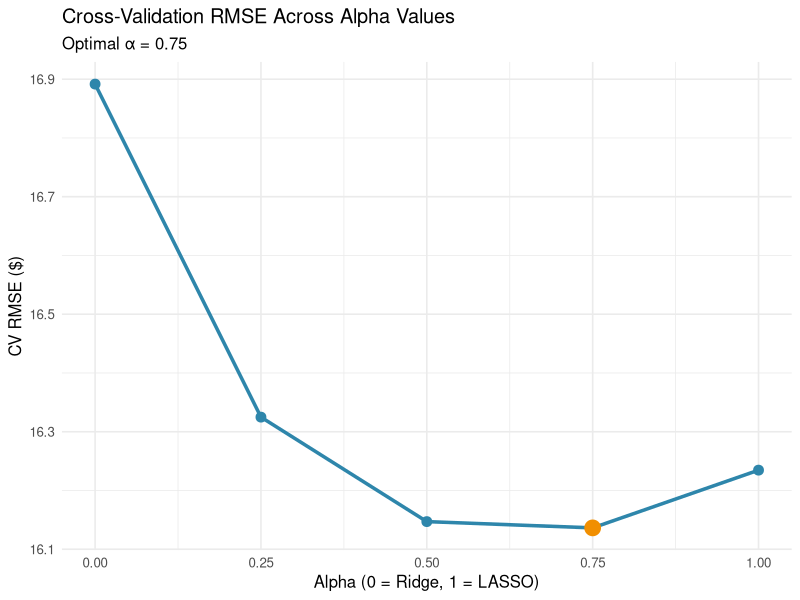
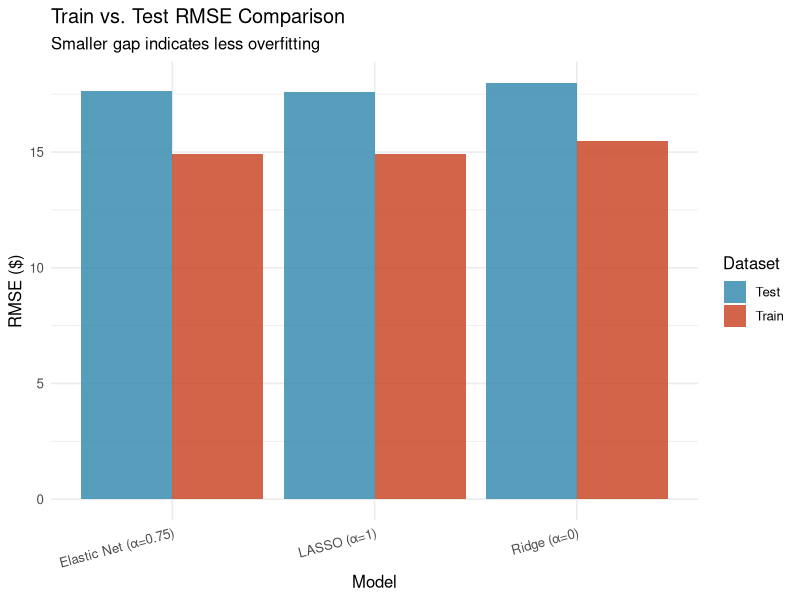
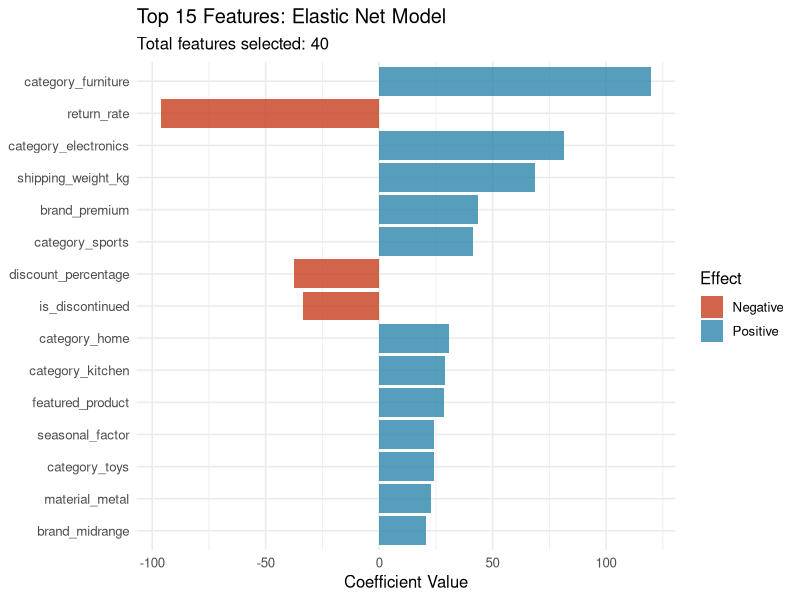
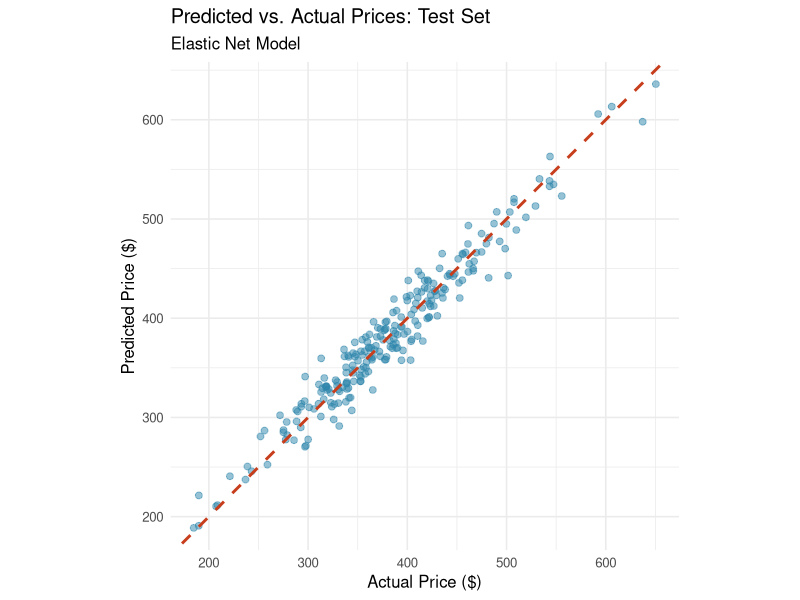
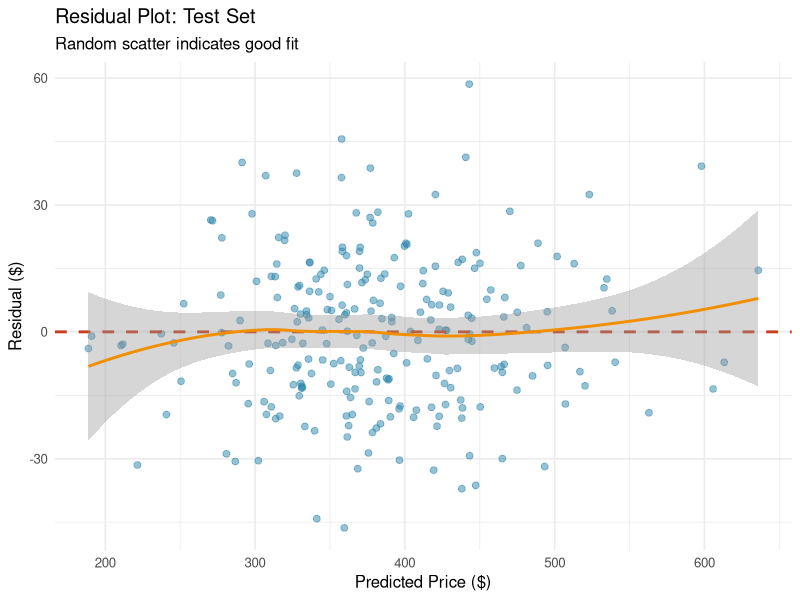
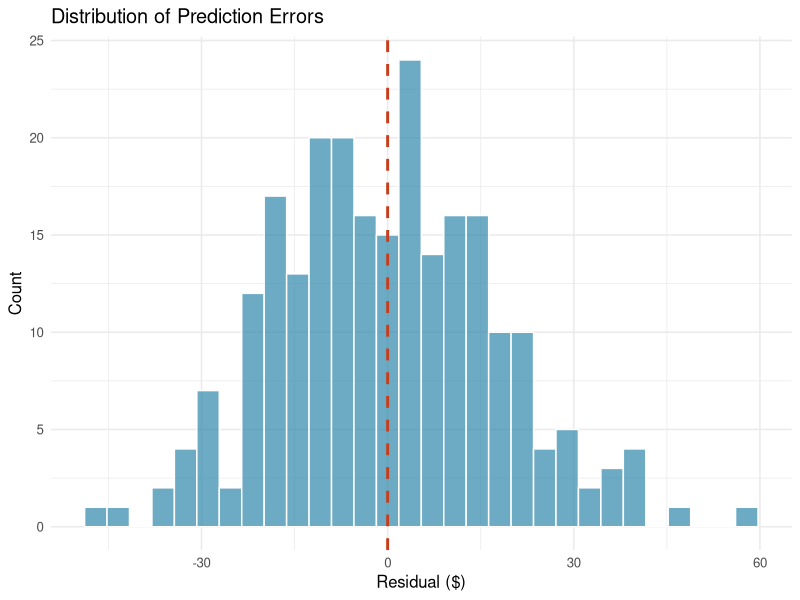

Source code (R) for these figures, in order:
## ---- chunk 1
knitr::opts_chunk$set(
  echo = TRUE,
  message = FALSE,
  warning = FALSE,
  fig.width = 10,
  fig.height = 5,
  fig.align = 'center'
)

# Load required libraries
library(tidyverse)
library(glmnet)
library(knitr)
library(kableExtra)

# Set theme for visualizations
theme_set(theme_minimal(base_size = 12))
course_colors <- c('#2E86AB', '#A23B72', '#F18F01', '#C73E1D', '#6A994E', '#BC4B51')
## ---- chunk 2
# Load dataset
pricing_data <- read.csv("product_pricing.csv")

# Display structure
str(pricing_data)

# Summary statistics
summary(pricing_data$price)

# Check for missing values
sum(is.na(pricing_data))
## ---- chunk 3
# Set seed for reproducibility
set.seed(123)

# Create 70-30 split
train_idx <- sample(1:nrow(pricing_data), 0.7 * nrow(pricing_data))
pricing_train <- pricing_data[train_idx, ]
pricing_test <- pricing_data[-train_idx, ]

# Verify split
cat("Training observations:", nrow(pricing_train), "\n")
cat("Test observations:", nrow(pricing_test), "\n")
cat("Training proportion:", round(nrow(pricing_train) / nrow(pricing_data), 2), "\n")
## ---- chunk 4
# Create model matrices (excluding intercept, glmnet adds it)
X_train <- model.matrix(price ~ . - 1, data = pricing_train)
y_train <- pricing_train$price

X_test <- model.matrix(price ~ . - 1, data = pricing_test)
y_test <- pricing_test$price

# Verify dimensions
cat("Training matrix dimensions:", dim(X_train), "\n")
cat("Test matrix dimensions:", dim(X_test), "\n")
## ---- chunk 5
# Define alpha values to test
alpha_grid <- c(0, 0.25, 0.5, 0.75, 1.0)

# Display grid
cat("Testing alpha values:", alpha_grid, "\n")
## ---- chunk 6
# Fit cv.glmnet for each alpha
cv_models <- lapply(alpha_grid, function(a) {
  cv.glmnet(X_train, y_train, alpha = a, nfolds = 10, type.measure = "mse")
})

# Name list elements
names(cv_models) <- paste0("alpha_", alpha_grid)
## ---- chunk 7
# Extract minimum CV error for each alpha
cv_summary <- data.frame(
  Alpha = alpha_grid,
  Min_Lambda = sapply(cv_models, function(m) m$lambda.min),
  CV_RMSE = sapply(cv_models, function(m) sqrt(min(m$cvm))),
  Num_Features = sapply(cv_models, function(m) {
    coefs <- coef(m, s = "lambda.min")
    sum(coefs[-1, 1] != 0)  # Exclude intercept
  })
)

# Display results
kable(cv_summary, digits = 3, 
      caption = "Cross-Validation Results Across Alpha Values") %>%
  kable_styling(bootstrap_options = c("striped", "hover"))
## ---- chunk 8
ggplot(cv_summary, aes(x = Alpha, y = CV_RMSE)) +
  geom_line(linewidth = 1.2, color = course_colors[1]) +
  geom_point(size = 3, color = course_colors[1]) +
  geom_point(data = cv_summary %>% filter(CV_RMSE == min(CV_RMSE)),
             size = 5, color = course_colors[3]) +
  labs(
    title = "Cross-Validation RMSE Across Alpha Values",
    subtitle = paste0("Optimal α = ", cv_summary$Alpha[which.min(cv_summary$CV_RMSE)]),
    x = "Alpha (0 = Ridge, 1 = LASSO)",
    y = "CV RMSE ($)"
  )
## ---- chunk 9
# Identify optimal alpha
optimal_alpha <- cv_summary$Alpha[which.min(cv_summary$CV_RMSE)]
cat("Optimal alpha:", optimal_alpha, "\n\n")

# Extract specific models for comparison
ridge_model <- cv_models[["alpha_0"]]
lasso_model <- cv_models[["alpha_1"]]
elastic_model <- cv_models[[paste0("alpha_", optimal_alpha)]]
## ---- chunk 10
# RMSE function
rmse <- function(actual, predicted) {
  sqrt(mean((actual - predicted)^2))
}

# Training predictions
ridge_train_pred <- predict(ridge_model, X_train, s = "lambda.min")
lasso_train_pred <- predict(lasso_model, X_train, s = "lambda.min")
elastic_train_pred <- predict(elastic_model, X_train, s = "lambda.min")

# Test predictions
ridge_test_pred <- predict(ridge_model, X_test, s = "lambda.min")
lasso_test_pred <- predict(lasso_model, X_test, s = "lambda.min")
elastic_test_pred <- predict(elastic_model, X_test, s = "lambda.min")

# Create comparison table
performance_comparison <- data.frame(
  Model = c("Ridge (α=0)", "LASSO (α=1)", 
            paste0("Elastic Net (α=", optimal_alpha, ")")),
  Train_RMSE = c(
    rmse(y_train, ridge_train_pred),
    rmse(y_train, lasso_train_pred),
    rmse(y_train, elastic_train_pred)
  ),
  Test_RMSE = c(
    rmse(y_test, ridge_test_pred),
    rmse(y_test, lasso_test_pred),
    rmse(y_test, elastic_test_pred)
  ),
  CV_RMSE = c(
    sqrt(min(ridge_model$cvm)),
    sqrt(min(lasso_model$cvm)),
    sqrt(min(elastic_model$cvm))
  ),
  Num_Features = c(
    sum(coef(ridge_model, s = "lambda.min")[-1, 1] != 0),
    sum(coef(lasso_model, s = "lambda.min")[-1, 1] != 0),
    sum(coef(elastic_model, s = "lambda.min")[-1, 1] != 0)
  )
)

# Display
kable(performance_comparison, digits = 2,
      caption = "Model Performance Comparison") %>%
  kable_styling(bootstrap_options = c("striped", "hover"))
## ---- chunk 11
# Reshape for plotting
performance_long <- performance_comparison %>%
  select(Model, Train_RMSE, Test_RMSE) %>%
  pivot_longer(cols = c(Train_RMSE, Test_RMSE),
               names_to = "Dataset", values_to = "RMSE") %>%
  mutate(Dataset = gsub("_RMSE", "", Dataset))

ggplot(performance_long, aes(x = Model, y = RMSE, fill = Dataset)) +
  geom_col(position = "dodge", alpha = 0.8) +
  scale_fill_manual(values = course_colors[c(1, 4)]) +
  labs(
    title = "Train vs. Test RMSE Comparison",
    subtitle = "Smaller gap indicates less overfitting",
    y = "RMSE ($)"
  ) +
  theme(axis.text.x = element_text(angle = 15, hjust = 1))
## ---- chunk 12
# Extract coefficients at optimal lambda
elastic_coefs <- coef(elastic_model, s = "lambda.min")

# Convert to data frame
coef_df <- data.frame(
  Feature = rownames(elastic_coefs),
  Coefficient = as.vector(elastic_coefs)
) %>%
  filter(Feature != "(Intercept)", Coefficient != 0) %>%
  arrange(desc(abs(Coefficient)))

# Display top features
kable(head(coef_df, 15), digits = 4,
      caption = "Top 15 Features by Coefficient Magnitude") %>%
  kable_styling(bootstrap_options = c("striped", "hover"))
## ---- chunk 13
# Plot top features
top_features <- head(coef_df, 15)

ggplot(top_features, aes(x = reorder(Feature, abs(Coefficient)), 
                         y = Coefficient,
                         fill = Coefficient > 0)) +
  geom_col(alpha = 0.8) +
  coord_flip() +
  scale_fill_manual(values = course_colors[c(4, 1)],
                    labels = c("Negative", "Positive")) +
  labs(
    title = "Top 15 Features: Elastic Net Model",
    subtitle = paste0("Total features selected: ", nrow(coef_df)),
    x = NULL,
    y = "Coefficient Value",
    fill = "Effect"
  )
## ---- chunk 14
# Count features by type
feature_summary <- coef_df %>%
  mutate(
    Type = case_when(
      grepl("^category_", Feature) ~ "Category",
      grepl("^material_", Feature) ~ "Material",
      grepl("^brand_", Feature) ~ "Brand",
      grepl("weight|length|width|height|volume", Feature) ~ "Physical",
      grepl("competitor|market|seasonal", Feature) ~ "Market",
      grepl("rating|review|return|warranty", Feature) ~ "Quality",
      grepl("noise", Feature) ~ "Noise",
      TRUE ~ "Other"
    )
  ) %>%
  count(Type) %>%
  arrange(desc(n))

kable(feature_summary, 
      caption = "Feature Selection by Type") %>%
  kable_styling(bootstrap_options = "striped")
## ---- chunk 15
# Create prediction comparison data
pred_df <- data.frame(
  Actual = y_test,
  Predicted = as.vector(elastic_test_pred)
)

ggplot(pred_df, aes(x = Actual, y = Predicted)) +
  geom_point(alpha = 0.5, size = 2, color = course_colors[1]) +
  geom_abline(slope = 1, intercept = 0, 
              color = course_colors[4], linewidth = 1, linetype = "dashed") +
  labs(
    title = "Predicted vs. Actual Prices: Test Set",
    subtitle = "Elastic Net Model",
    x = "Actual Price ($)",
    y = "Predicted Price ($)"
  ) +
  coord_fixed()
## ---- chunk 16
# Calculate residuals
pred_df$Residual <- pred_df$Actual - pred_df$Predicted

ggplot(pred_df, aes(x = Predicted, y = Residual)) +
  geom_point(alpha = 0.5, size = 2, color = course_colors[1]) +
  geom_hline(yintercept = 0, color = course_colors[4], 
             linewidth = 1, linetype = "dashed") +
  geom_smooth(se = TRUE, color = course_colors[3], linewidth = 1) +
  labs(
    title = "Residual Plot: Test Set",
    subtitle = "Random scatter indicates good fit",
    x = "Predicted Price ($)",
    y = "Residual ($)"
  )
## ---- chunk 17
ggplot(pred_df, aes(x = Residual)) +
  geom_histogram(bins = 30, fill = course_colors[1], alpha = 0.7, color = "white") +
  geom_vline(xintercept = 0, color = course_colors[4], 
             linewidth = 1, linetype = "dashed") +
  labs(
    title = "Distribution of Prediction Errors",
    x = "Residual ($)",
    y = "Count"
  )

# Summary statistics
cat("Residual summary:\n")
summary(pred_df$Residual)
cat("\nMean Absolute Error:", mean(abs(pred_df$Residual)), "\n")
## ---- chunk 18
sessionInfo()
